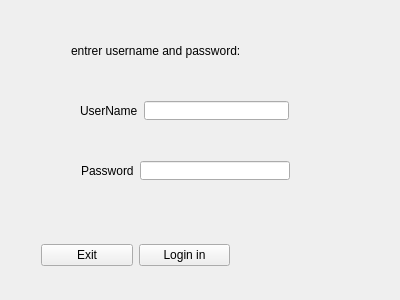
<?xml version="1.0" encoding="UTF-8"?>
<ui version="4.0">
 <class>School</class>
 <widget class="QWidget" name="School">
  <property name="geometry">
   <rect>
    <x>0</x>
    <y>0</y>
    <width>400</width>
    <height>300</height>
   </rect>
  </property>
  <property name="windowTitle">
   <string>School</string>
  </property>
  <widget class="QWidget" name="verticalLayoutWidget">
   <property name="geometry">
    <rect>
     <x>60</x>
     <y>30</y>
     <width>241</width>
     <height>41</height>
    </rect>
   </property>
   <layout class="QVBoxLayout" name="verticalLayout">
    <item>
     <widget class="QLabel" name="label">
      <property name="text">
       <string>entrer username and password:</string>
      </property>
     </widget>
    </item>
   </layout>
  </widget>
  <widget class="QWidget" name="horizontalLayoutWidget">
   <property name="geometry">
    <rect>
     <x>69</x>
     <y>90</y>
     <width>231</width>
     <height>41</height>
    </rect>
   </property>
   <layout class="QHBoxLayout" name="horizontalLayout">
    <item>
     <widget class="QLabel" name="label_2">
      <property name="text">
       <string>UserName</string>
      </property>
     </widget>
    </item>
    <item>
     <widget class="QLineEdit" name="lineEdit"/>
    </item>
   </layout>
  </widget>
  <widget class="QWidget" name="horizontalLayoutWidget_2">
   <property name="geometry">
    <rect>
     <x>70</x>
     <y>150</y>
     <width>231</width>
     <height>41</height>
    </rect>
   </property>
   <layout class="QHBoxLayout" name="horizontalLayout_2">
    <item>
     <widget class="QLabel" name="label_3">
      <property name="text">
       <string>Password</string>
      </property>
     </widget>
    </item>
    <item>
     <widget class="QLineEdit" name="lineEdit_2">
      <property name="echoMode">
       <enum>QLineEdit::Password</enum>
      </property>
     </widget>
    </item>
   </layout>
  </widget>
  <widget class="QWidget" name="horizontalLayoutWidget_3">
   <property name="geometry">
    <rect>
     <x>30</x>
     <y>230</y>
     <width>211</width>
     <height>51</height>
    </rect>
   </property>
   <layout class="QHBoxLayout" name="horizontalLayout_3">
    <item>
     <widget class="QPushButton" name="pushButton_2">
      <property name="text">
       <string>Exit</string>
      </property>
     </widget>
    </item>
    <item>
     <widget class="QPushButton" name="pushButton">
      <property name="text">
       <string>Login in</string>
      </property>
     </widget>
    </item>
   </layout>
  </widget>
 </widget>
 <layoutdefault spacing="6" margin="11"/>
 <resources/>
 <connections/>
</ui>
